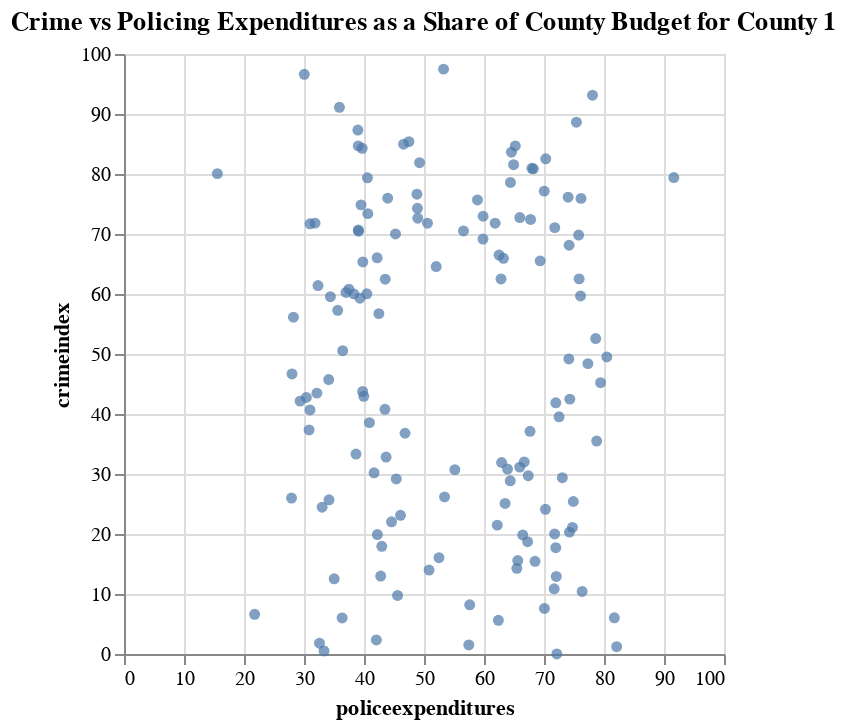
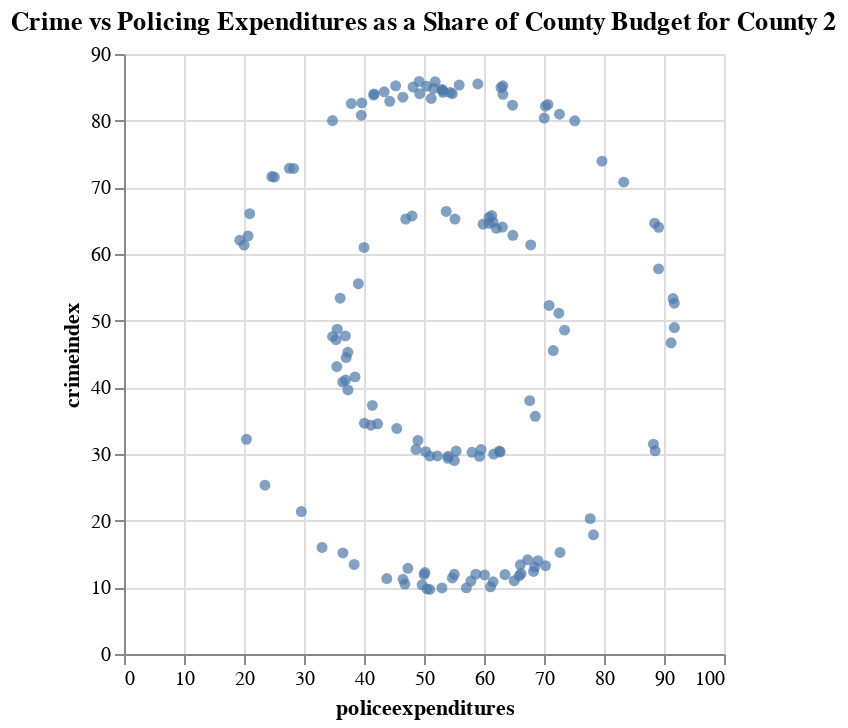
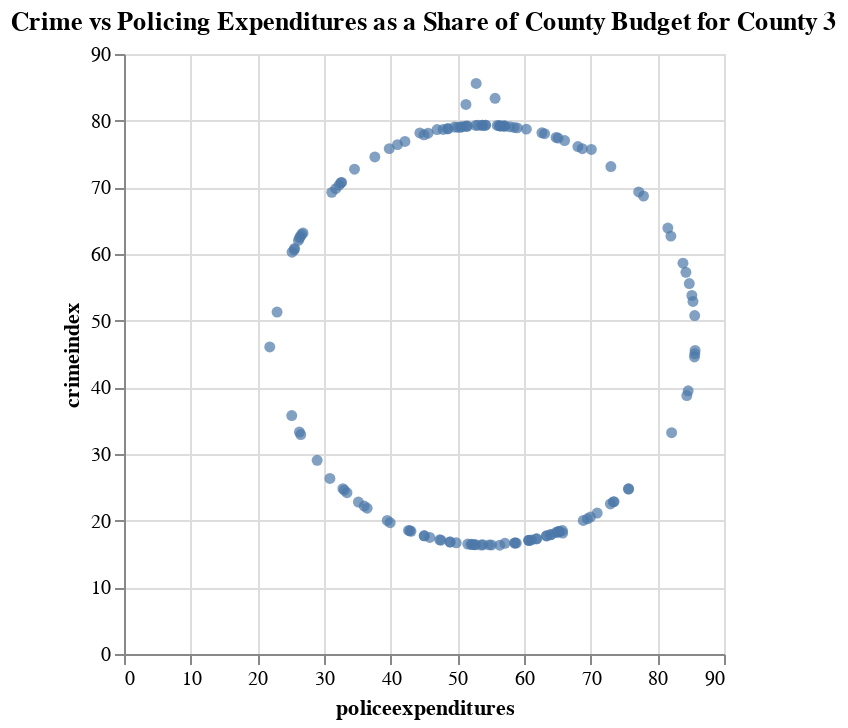
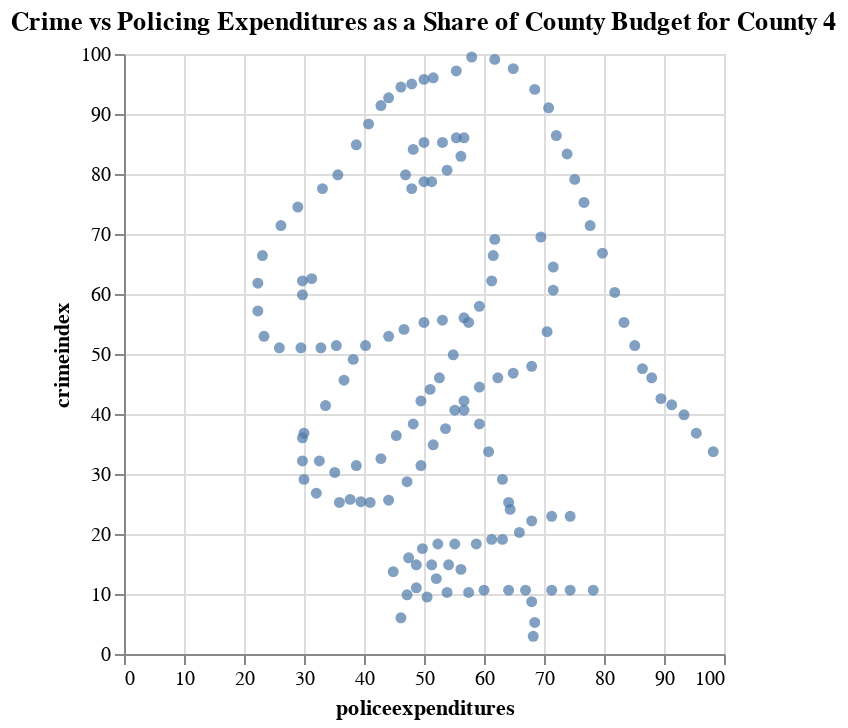

Notebook code cell kept with these figures, in order:
### Markdown cell above
### Exercise 8

Finally, create a scatter plot of the relationship between crime and police expenditures for each county (e.g. crime on one axis, police expenditures on the other). Does this change your sense of how similar these are?

### Code cell
import altair as alt


unique_county_codes = sorted(crime_expend_MA["county_code"].unique())

for county_code in unique_county_codes:
    crime_expend_county = crime_expend_MA[crime_expend_MA["county_code"] == county_code]

    chart = (
        alt.Chart(crime_expend_county)
        .mark_circle()
        .encode(
            x="policeexpenditures",
            y="crimeindex",
            tooltip=["policeexpenditures", "crimeindex"],
        )
        .properties(
            title=f"Crime vs Policing Expenditures as a Share of County Budget for County {county_code}"
        )
    )

    chart.display()

### Figure 1 — Vega-Lite specification as saved in the notebook (floating-point values rounded to 4 significant figures; data arrays with more than 128 entries replaced by an {"elided": "..."} marker saying what was removed)
{"config": {"view": {"continuousWidth": 300, "continuousHeight": 300}}, "data": {"name": "data-c9d5d306982f42b78969cddb8e812f51"}, "mark": {"type": "circle"}, "encoding": {"tooltip": [{"field": "policeexpenditures", "type": "quantitative"}, {"field": "crimeindex", "type": "quantitative"}], "x": {"field": "policeexpenditures", "type": "quantitative"}, "y": {"field": "crimeindex", "type": "quantitative"}}, "title": "Crime vs Policing Expenditures as a Share of County Budget for County 1", "$schema": "https://vega.github.io/schema/vega-lite/v5.15.1.json", "datasets": {"data-c9d5d306982f42b78969cddb8e812f51": {"elided": "142 records"}}}

### Figure 2 — Vega-Lite specification as saved in the notebook (floating-point values rounded to 4 significant figures; data arrays with more than 128 entries replaced by an {"elided": "..."} marker saying what was removed)
{"config": {"view": {"continuousWidth": 300, "continuousHeight": 300}}, "data": {"name": "data-8d81ad5e0b205cc9f53ed27226efb3a0"}, "mark": {"type": "circle"}, "encoding": {"tooltip": [{"field": "policeexpenditures", "type": "quantitative"}, {"field": "crimeindex", "type": "quantitative"}], "x": {"field": "policeexpenditures", "type": "quantitative"}, "y": {"field": "crimeindex", "type": "quantitative"}}, "title": "Crime vs Policing Expenditures as a Share of County Budget for County 2", "$schema": "https://vega.github.io/schema/vega-lite/v5.15.1.json", "datasets": {"data-8d81ad5e0b205cc9f53ed27226efb3a0": {"elided": "142 records"}}}

### Figure 3 — Vega-Lite specification as saved in the notebook (floating-point values rounded to 4 significant figures; data arrays with more than 128 entries replaced by an {"elided": "..."} marker saying what was removed)
{"config": {"view": {"continuousWidth": 300, "continuousHeight": 300}}, "data": {"name": "data-1842b3cf5f99fb430f79e65e094842fe"}, "mark": {"type": "circle"}, "encoding": {"tooltip": [{"field": "policeexpenditures", "type": "quantitative"}, {"field": "crimeindex", "type": "quantitative"}], "x": {"field": "policeexpenditures", "type": "quantitative"}, "y": {"field": "crimeindex", "type": "quantitative"}}, "title": "Crime vs Policing Expenditures as a Share of County Budget for County 3", "$schema": "https://vega.github.io/schema/vega-lite/v5.15.1.json", "datasets": {"data-1842b3cf5f99fb430f79e65e094842fe": {"elided": "142 records"}}}

### Figure 4 — Vega-Lite specification as saved in the notebook (floating-point values rounded to 4 significant figures; data arrays with more than 128 entries replaced by an {"elided": "..."} marker saying what was removed)
{"config": {"view": {"continuousWidth": 300, "continuousHeight": 300}}, "data": {"name": "data-2408b2b253013ab97f48476f1ed2aa2b"}, "mark": {"type": "circle"}, "encoding": {"tooltip": [{"field": "policeexpenditures", "type": "quantitative"}, {"field": "crimeindex", "type": "quantitative"}], "x": {"field": "policeexpenditures", "type": "quantitative"}, "y": {"field": "crimeindex", "type": "quantitative"}}, "title": "Crime vs Policing Expenditures as a Share of County Budget for County 4", "$schema": "https://vega.github.io/schema/vega-lite/v5.15.1.json", "datasets": {"data-2408b2b253013ab97f48476f1ed2aa2b": {"elided": "142 records"}}}
